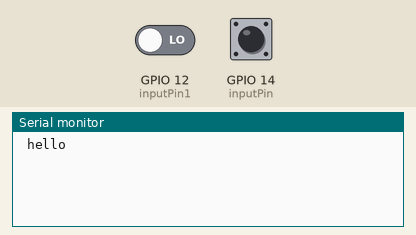
Recording of a sketch running on a simulated ESP8266 (NodeMCU). Parts: the last lines printed to the serial monitor. Inputs (shaded band) come from the test bench; at power-on: GPIO 12 (inputPin1) LOW, GPIO 14 (inputPin) HIGH.

Above: at 1.2 s.
1.3 s: GPIO 12 (inputPin1) driven HIGH
At 2.5 s:
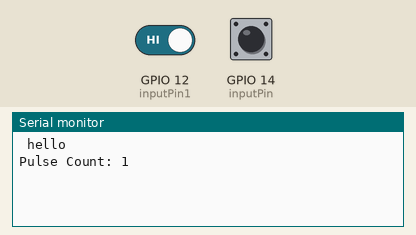
2.8 s: GPIO 14 (inputPin) pulled LOW for 0.15 s
At 3.8 s:
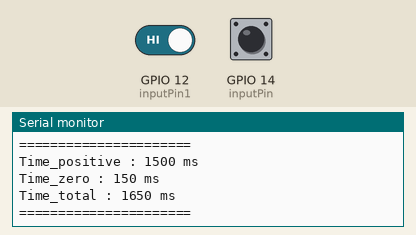

The sketch:

Interrupt_forward_reward_ESP8266.ino
```cpp
const int inputPin = 14; // Define the input pin for pulse counting        //D5
const int inputPin1 = 12; //D6
volatile unsigned long pulseCount = 0; // Initialize pulse count variable
unsigned long Time_1  ;
unsigned long Time_2 ;
unsigned long Time_3 ;
unsigned long Time_total ;
unsigned long Time_positive ;
unsigned long Time_zero  ;
float frequency;
int x = 0;
int y = 0;
int z = 0;

int count_F = 0;
int count_R = 0;

void setup() {
  pinMode(inputPin, INPUT_PULLUP);

  attachInterrupt(digitalPinToInterrupt(inputPin), pulseCounting, CHANGE); // Attach interrupt to the input pin
  attachInterrupt(digitalPinToInterrupt(inputPin1), pulseCounting1, CHANGE);

  Serial.begin(9600); // Initialize serial communication
  Serial.println(" hello ");
}

void loop() {

  if(x == 1 && y == 1 && z==1 ){

    Time_positive = Time_3 - Time_1 ;
    Time_zero = Time_2 - Time_3;
    Time_total = Time_positive + Time_zero;

    if( pulseCount <= 2){

      if(digitalRead(inputPin)){
        Serial.println("-----------------------");
        Serial.println("Forward pulse");
        Serial.println("-----------------------");

        count_F++;
        if(count_F == 10){
          Serial.println("count_F");
          count_F = 0;
        }

      }else if(digitalRead(inputPin1)){
        Serial.println("-----------------------");
        Serial.println("Reverse pulse");
        Serial.println("-----------------------");

        count_R++;
        if(count_R == 10){
          Serial.println("count_R");
          count_R = 0;
        }
      }

    Serial.println("======================");

    Serial.print("Time_positive : ");
    Serial.print(Time_positive);
    Serial.println(" ms ");

    Serial.print("Time_zero : ");
    Serial.print(Time_zero);
    Serial.println(" ms ");

    Serial.print("Time_total : ");
    Serial.print(Time_total);
    Serial.println(" ms ");

    Serial.println("======================");
    }

    pulseCount = 0;
    x = 0;
    y = 0;
    z = 0;

  }
}

ICACHE_RAM_ATTR void pulseCounting() {
  if (digitalRead(inputPin) == HIGH) {

    pulseCount++;
    Serial.print("Pulse Count: ");
    Serial.println(pulseCount);

    if(pulseCount == 1){
      x = 1;
      Time_1 = millis();
      //Serial.print("Time1 = ");
      //Serial.println(Time_1);
    } else if (pulseCount == 2) {
      y = 1;
      Time_2 = millis();
      //Serial.print("Time2 = ");
      //Serial.println(Time_2);

    }
  }
    else {
    z = 1;
    Time_3 = millis();
  }
}

ICACHE_RAM_ATTR void pulseCounting1() {
  if (digitalRead(inputPin1) == HIGH) {

    pulseCount++;
    Serial.print("Pulse Count: ");
    Serial.println(pulseCount);

    if(pulseCount == 1){
      x = 1;
      Time_1 = millis();
      //Serial.print("Time1 = ");
      //Serial.println(Time_1);
    } else if (pulseCount == 2) {
      y = 1;
      Time_2 = millis();
      //Serial.print("Time2 = ");
      //Serial.println(Time_2);

    }
  }
    else {
    z = 1;
    Time_3 = millis();
  }
}
```

Measured:
- after the input at 1.3 s, the serial monitor: prints a new line at once (image 1)
- after the input at 2.8 s, the serial monitor: prints a new line after 0.15 s (image 2)
